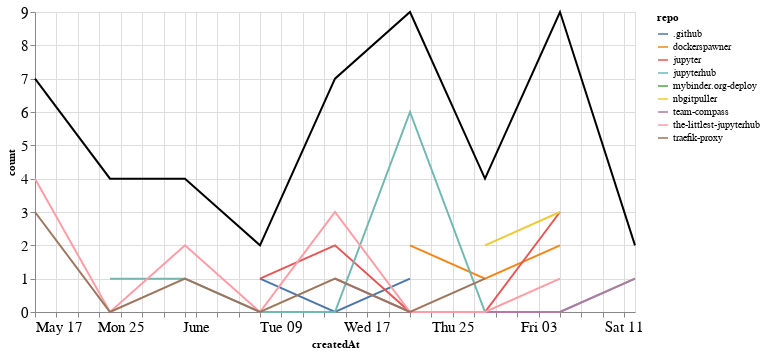

The notebook cell saved with this chart:
### Markdown cell above
## Comments

### Code cell
comments_time = comments.groupby('repo').resample('W', on='createdAt').count()['author'].reset_index()
comments_time = comments_time.rename(columns={'author': 'count'})
comments_time_total = comments_time.groupby('createdAt').agg({"count": "sum"}).reset_index()
ch1 = alt.Chart(comments_time, width=600).mark_line().encode(
    x='createdAt',
    y='count',
    color='repo',
    tooltip="repo"
)

ch2 = alt.Chart(comments_time_total, width=600).mark_line(color="black").encode(
    x='createdAt',
    y='count',
)

ch1 + ch2

### Figure 1 — Vega-Lite specification as saved in the notebook (floating-point values rounded to 4 significant figures)
{"config": {"axisLeft": {"labelFontSize": 15}, "axisBottom": {"labelFontSize": 15}}, "layer": [{"data": {"name": "data-6af6bc136c4e9d7fd6d209e69df20ab8"}, "mark": "line", "encoding": {"color": {"type": "nominal", "field": "repo"}, "tooltip": {"type": "nominal", "field": "repo"}, "x": {"type": "temporal", "field": "createdAt"}, "y": {"type": "quantitative", "field": "count"}}, "width": 600}, {"data": {"name": "data-48c626447b94f46e51283cdfde996108"}, "mark": {"type": "line", "color": "black"}, "encoding": {"x": {"type": "temporal", "field": "createdAt"}, "y": {"type": "quantitative", "field": "count"}}, "width": 600}], "$schema": "https://vega.github.io/schema/vega-lite/v4.8.1.json", "datasets": {"data-6af6bc136c4e9d7fd6d209e69df20ab8": [{"repo": ".github", "createdAt": "2020-06-07T00:00:00", "count": 1}, {"repo": ".github", "createdAt": "2020-06-14T00:00:00", "count": 0}, {"repo": ".github", "createdAt": "2020-06-21T00:00:00", "count": 1}, {"repo": "dockerspawner", "createdAt": "2020-06-21T00:00:00", "count": 2}, {"repo": "dockerspawner", "createdAt": "2020-06-28T00:00:00", "count": 1}, {"repo": "dockerspawner", "createdAt": "2020-07-05T00:00:00", "count": 2}, {"repo": "jupyter", "createdAt": "2020-06-07T00:00:00", "count": 1}, {"repo": "jupyter", "createdAt": "2020-06-14T00:00:00", "count": 2}, {"repo": "jupyter", "createdAt": "2020-06-21T00:00:00", "count": 0}, {"repo": "jupyter", "createdAt": "2020-06-28T00:00:00", "count": 0}, {"repo": "jupyter", "createdAt": "2020-07-05T00:00:00", "count": 3}, {"repo": "jupyterhub", "createdAt": "2020-05-24T00:00:00", "count": 1}, {"repo": "jupyterhub", "createdAt": "2020-05-31T00:00:00", "count": 1}, {"repo": "jupyterhub", "createdAt": "2020-06-07T00:00:00", "count": 0}, {"repo": "jupyterhub", "createdAt": "2020-06-14T00:00:00", "count": 0}, {"repo": "jupyterhub", "createdAt": "2020-06-21T00:00:00", "count": 6}, {"repo": "jupyterhub", "createdAt": "2020-06-28T00:00:00", "count": 0}, {"repo": "jupyterhub", "createdAt": "2020-07-05T00:00:00", "count": 0}, {"repo": "jupyterhub", "createdAt": "2020-07-12T00:00:00", "count": 1}, {"repo": "mybinder.org-deploy", "createdAt": "2020-05-24T00:00:00", "count": 3}, {"repo": "nbgitpuller", "createdAt": "2020-06-28T00:00:00", "count": 2}, {"repo": "nbgitpuller", "createdAt": "2020-07-05T00:00:00", "count": 3}, {"repo": "team-compass", "createdAt": "2020-06-14T00:00:00", "count": 1}, {"repo": "team-compass", "createdAt": "2020-06-21T00:00:00", "count": 0}, {"repo": "team-compass", "createdAt": "2020-06-28T00:00:00", "count": 0}, {"repo": "team-compass", "createdAt": "2020-07-05T00:00:00", "count": 0}, {"repo": "team-compass", "createdAt": "2020-07-12T00:00:00", "count": 1}, {"repo": "the-littlest-jupyterhub", "createdAt": "2020-05-17T00:00:00", "count": 4}, {"repo": "the-littlest-jupyterhub", "createdAt": "2020-05-24T00:00:00", "count": 0}, {"repo": "the-littlest-jupyterhub", "createdAt": "2020-05-31T00:00:00", "count": 2}, {"repo": "the-littlest-jupyterhub", "createdAt": "2020-06-07T00:00:00", "count": 0}, {"repo": "the-littlest-jupyterhub", "createdAt": "2020-06-14T00:00:00", "count": 3}, {"repo": "the-littlest-jupyterhub", "createdAt": "2020-06-21T00:00:00", "count": 0}, {"repo": "the-littlest-jupyterhub", "createdAt": "2020-06-28T00:00:00", "count": 0}, {"repo": "the-littlest-jupyterhub", "createdAt": "2020-07-05T00:00:00", "count": 1}, {"repo": "traefik-proxy", "createdAt": "2020-05-17T00:00:00", "count": 3}, {"repo": "traefik-proxy", "createdAt": "2020-05-24T00:00:00", "count": 0}, {"repo": "traefik-proxy", "createdAt": "2020-05-31T00:00:00", "count": 1}, {"repo": "traefik-proxy", "createdAt": "2020-06-07T00:00:00", "count": 0}, {"repo": "traefik-proxy", "createdAt": "2020-06-14T00:00:00", "count": 1}, {"repo": "traefik-proxy", "createdAt": "2020-06-21T00:00:00", "count": 0}, {"repo": "traefik-proxy", "createdAt": "2020-06-28T00:00:00", "count": 1}], "data-48c626447b94f46e51283cdfde996108": [{"createdAt": "2020-05-17T00:00:00", "count": 7}, {"createdAt": "2020-05-24T00:00:00", "count": 4}, {"createdAt": "2020-05-31T00:00:00", "count": 4}, {"createdAt": "2020-06-07T00:00:00", "count": 2}, {"createdAt": "2020-06-14T00:00:00", "count": 7}, {"createdAt": "2020-06-21T00:00:00", "count": 9}, {"createdAt": "2020-06-28T00:00:00", "count": 4}, {"createdAt": "2020-07-05T00:00:00", "count": 9}, {"createdAt": "2020-07-12T00:00:00", "count": 2}]}}
